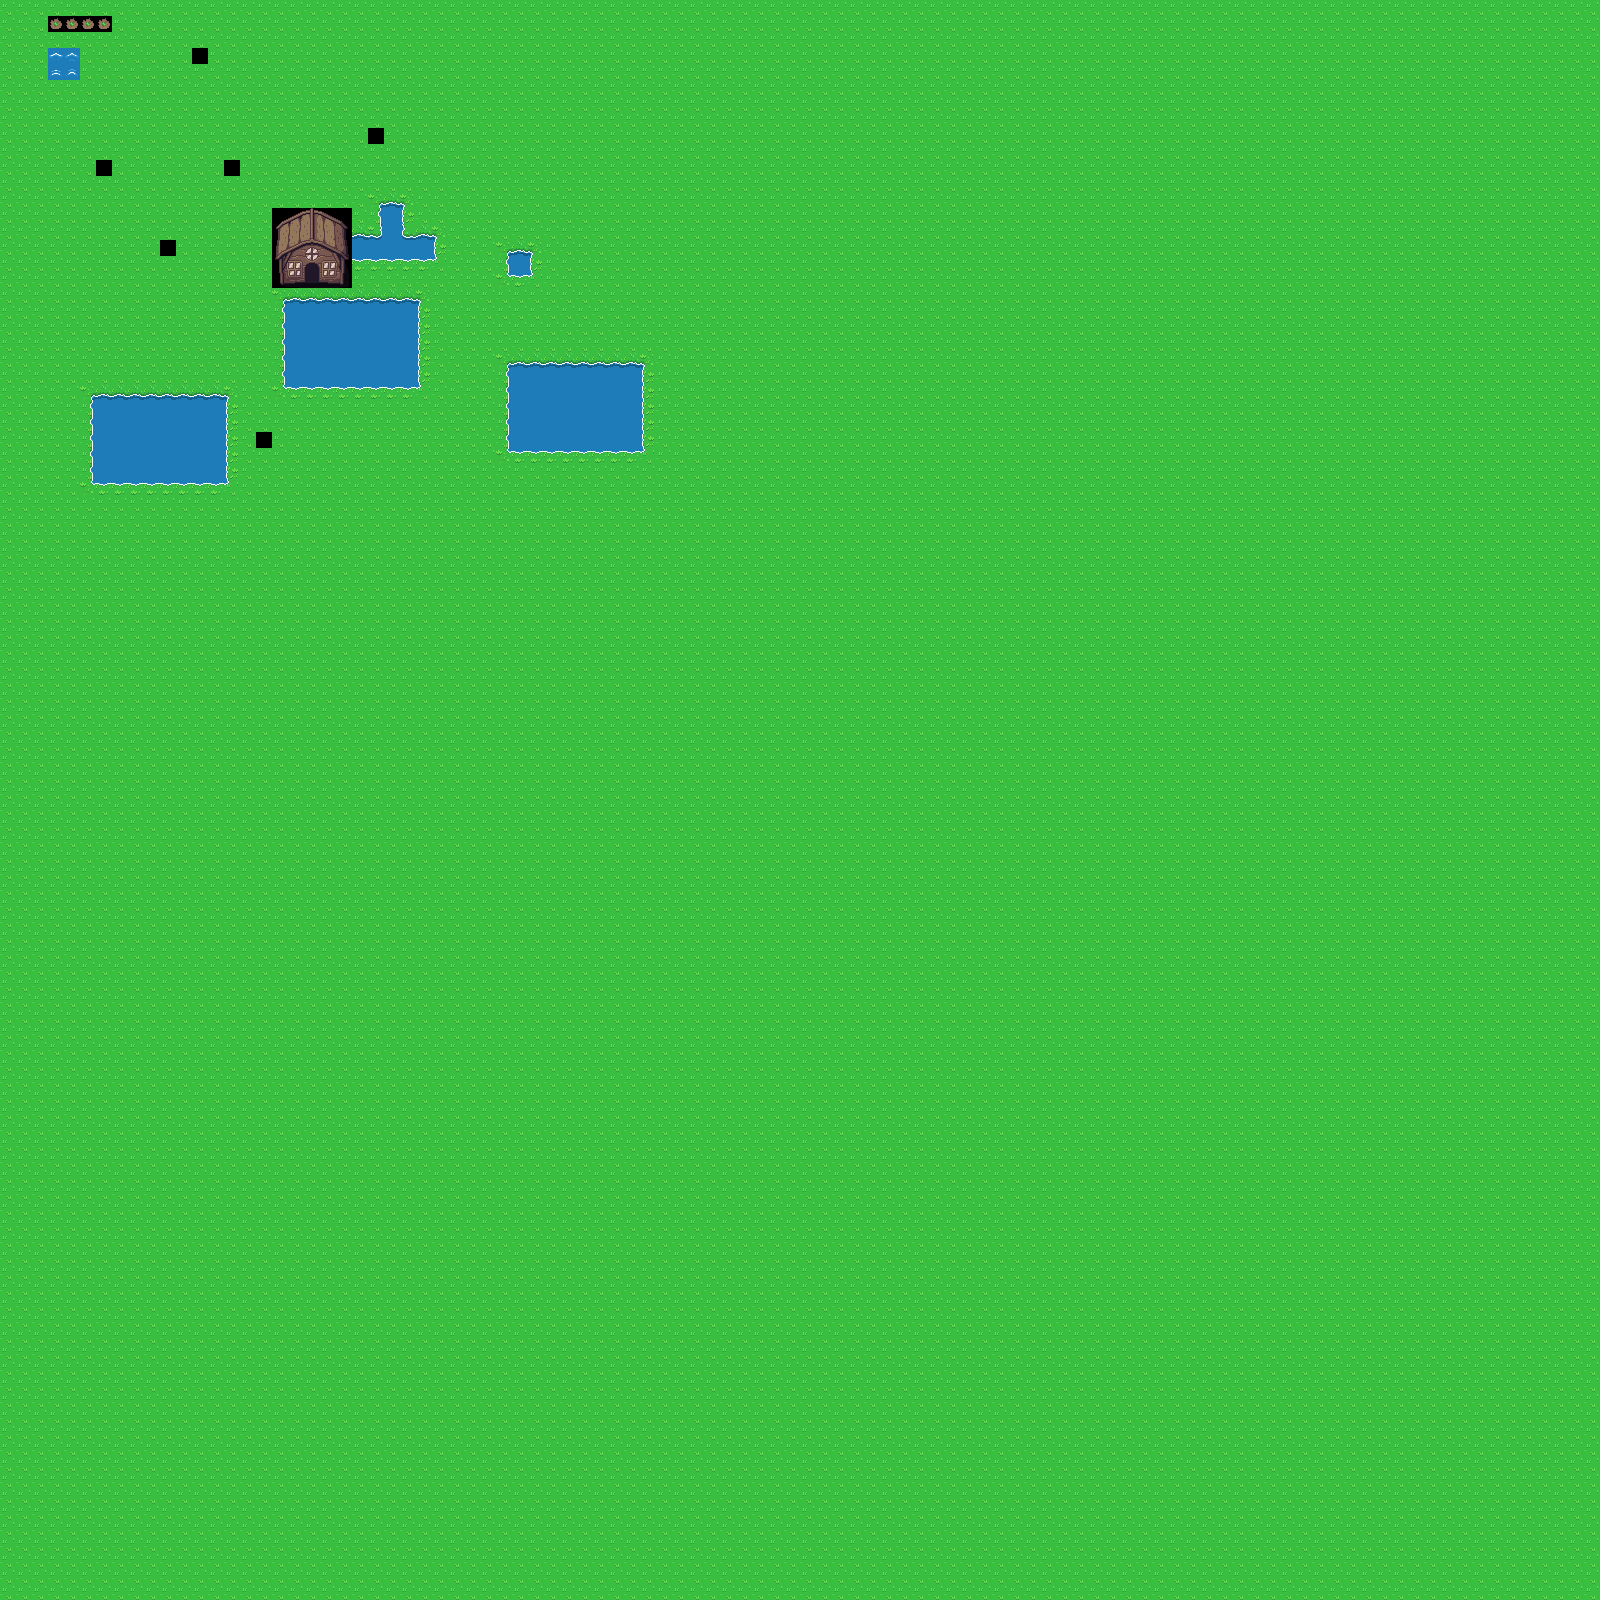

This game map was drawn from its Tiled (.tmx) file and the tilesets committed beside it. A one-line description and the trimmed map source follow:
An orthogonal 100x100 tile map with 16x16 px tiles, 1 tile layer (Tile Layer 1).

<map version="1.0" tiledversion="1.0.2" orientation="orthogonal" renderorder="right-down" width="100" height="100" tilewidth="16" tileheight="16" nextobjectid="1">
 <tileset firstgid="1" source="../Tilesets/Overworld.tsx" />
 <layer name="Tile Layer 1" width="100" height="100">
  <data>[10000 cells, 9994 non-empty, 42 distinct tile ids]</data>
 </layer>
</map>
